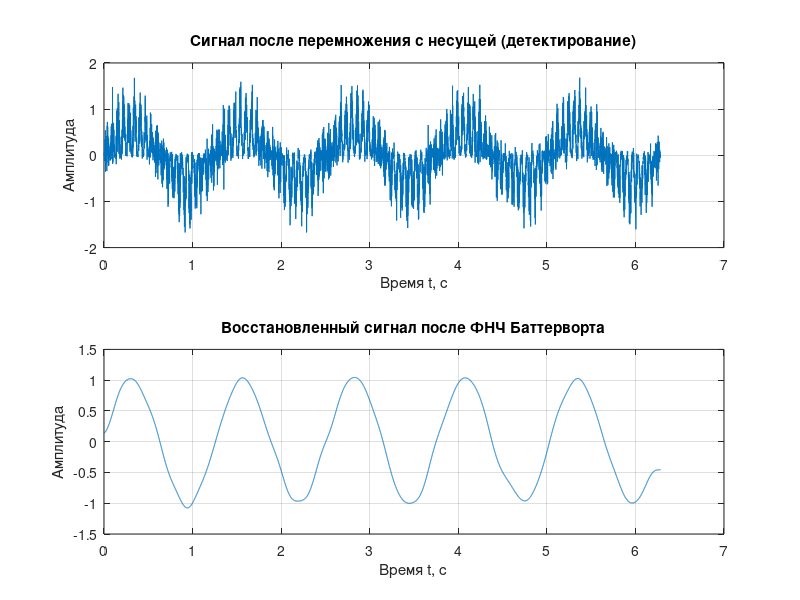
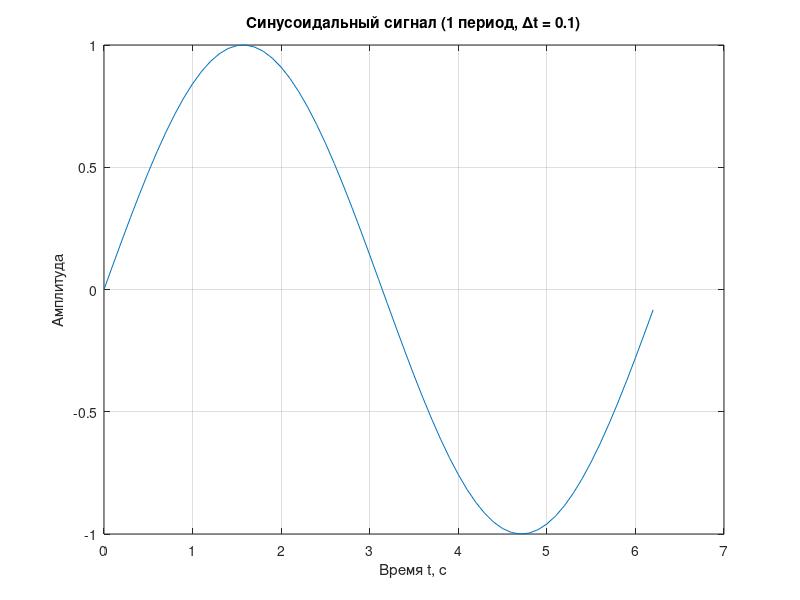
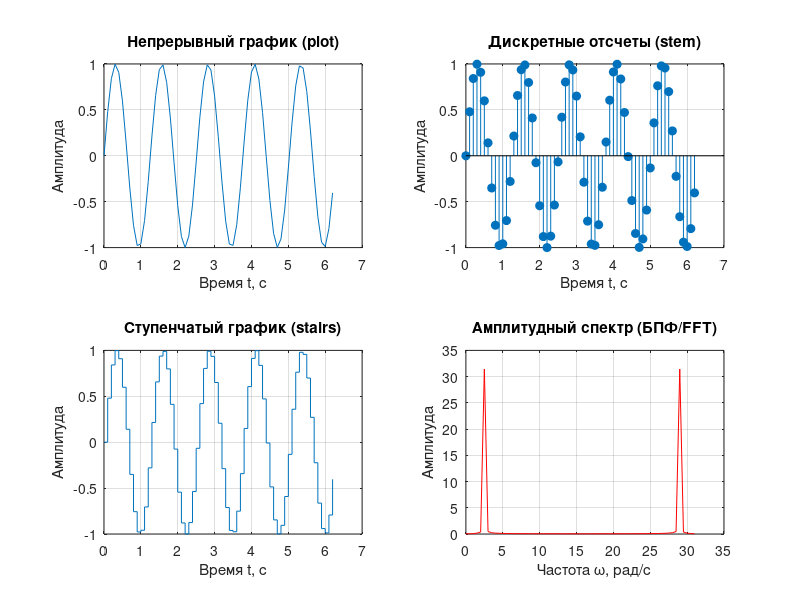
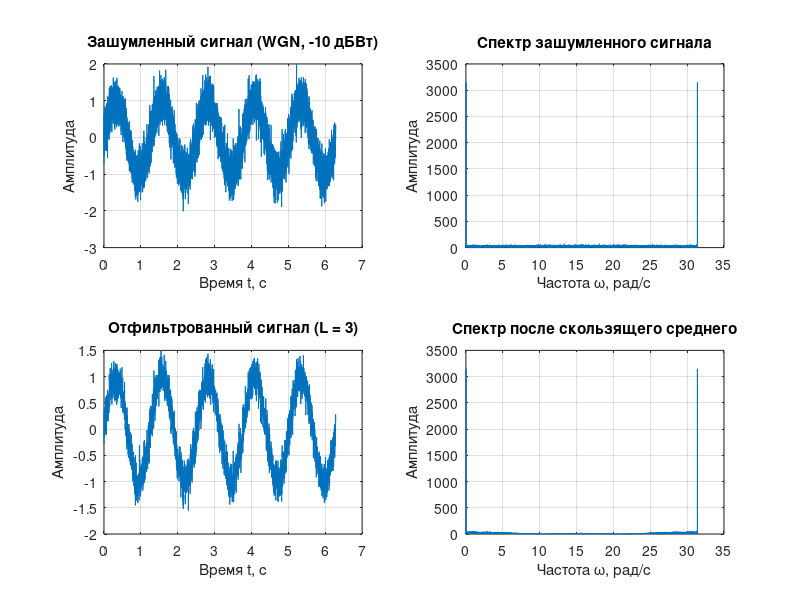

The MATLAB script that drew these images, in order:
%% Лабораторная работа 2: Представление сигналов в модели
% Тема: Моделирование фильтрации гармонического сигнала в условиях шума,
%       перенос сигнала на несущую частоту и демодуляция.
% Вариант параметров: частота f = 5, мощность шума N = -10 дБВт, окно усреднения Len = 3.

%% Часть 1. Гармонический сигнал (1 период)
clear all;
close all;
SS = 0.1;
samples = 0:SS:2*pi;
y = sin(samples);

figure('Name', 'Часть 1: Однопериодная синусоида');
plot(samples, y);
xlabel('Время t, с');
ylabel('Амплитуда');
title('Синусоидальный сигнал (1 период, \Deltat = 0.1)');
grid on;

%% Части 2-4. Сигнал с повышенной частотой f и его спектр
f = 5;
samples = 0:SS:2*pi;
y = sin(f * samples);

figure('Name', 'Части 2-4: Сигнал частоты f и формы отображения');
subplot(2, 2, 1);
plot(samples, y);
xlabel('Время t, с');
ylabel('Амплитуда');
title('Непрерывный график (plot)');
grid on;

subplot(2, 2, 2);
stem(samples, y, 'filled');
xlabel('Время t, с');
ylabel('Амплитуда');
title('Дискретные отсчеты (stem)');
grid on;

subplot(2, 2, 3);
stairs(samples, y);
xlabel('Время t, с');
ylabel('Амплитуда');
title('Ступенчатый график (stairs)');
grid on;

freqs = f * samples;
spectrum = abs(fft(y));
subplot(2, 2, 4);
plot(freqs, spectrum, 'r');
xlabel('Частота \omega, рад/с');
ylabel('Амплитуда');
title('Амплитудный спектр (БПФ/FFT)');
grid on;

%% Части 5-8. Зашумленный сигнал и фильтр скользящего среднего
samples = 0:0.001:2*pi;
freqs = f * samples;
y = sin(f * samples);
noise = wgn(1, length(samples), -10);
signal = y + noise;

figure('Name', 'Части 5-8: Шум и фильтрация скользящим средним');
subplot(2, 2, 1);
plot(samples, signal);
xlabel('Время t, с');
ylabel('Амплитуда');
title('Зашумленный сигнал (WGN, -10 дБВт)');
grid on;

spectrum2 = abs(fft(signal));
subplot(2, 2, 2);
plot(freqs, spectrum2);
xlabel('Частота \omega, рад/с');
ylabel('Амплитуда');
title('Спектр зашумленного сигнала');
grid on;

Len = 3;
a = 1;
b = (1 / Len) * ones(1, Len);
filtered = filter(b, a, signal);

subplot(2, 2, 3);
plot(samples, filtered);
xlabel('Время t, с');
ylabel('Амплитуда');
title(sprintf('Отфильтрованный сигнал (L = %d)', Len));
grid on;

spectrum3 = abs(fft(filtered));
subplot(2, 2, 4);
plot(freqs, spectrum3);
xlabel('Частота \omega, рад/с');
ylabel('Амплитуда');
title('Спектр после скользящего среднего');
grid on;

%% Часть 9. Перенос сигнала на несущую частоту (модуляция)
carry = sin(10 * f * samples);
carried = y .* carry;

figure('Name', 'Часть 9: Модуляция на несущую частоту');
plot(samples, carried, 'Color', [0.2 0.4 0.8]);
hold on;
plot(samples, y, 'r');
xlabel('Время t, с');
ylabel('Амплитуда');
title('Перенос сигнала на несущую (10f = 50)');
legend('Модулированный сигнал', 'Исходный информационный сигнал');
grid on;

%% Части 10-11. Канал связи с шумом для модулированного сигнала
noised_carried = carried + noise;

figure('Name', 'Части 10-11: Модулированный сигнал в канале с шумом');
subplot(2, 1, 1);
plot(samples, noised_carried);
xlabel('Время t, с');
ylabel('Амплитуда');
title('Модулированный сигнал с аддитивным шумом');
grid on;

spectrum4 = abs(fft(noised_carried));
subplot(2, 1, 2);
plot(freqs, spectrum4);
xlabel('Частота \omega, рад/с');
ylabel('Амплитуда');
title('Спектр модулированного сигнала с шумом');
grid on;

%% Части 12-13. Демодуляция и фильтрация Баттерворта
NoCarry = noised_carried .* carry;

figure('Name', 'Части 12-13: Демодуляция и фильтрация Баттерворта');
subplot(2, 1, 1);
plot(samples, NoCarry);
xlabel('Время t, с');
ylabel('Амплитуда');
title('Сигнал после перемножения с несущей (детектирование)');
grid on;

[b_butter, a_butter] = butter(4, 0.008, 'low');
FillNoCar = 2 * filtfilt(b_butter, a_butter, NoCarry);

subplot(2, 1, 2);
plot(samples, FillNoCar);
xlabel('Время t, с');
ylabel('Амплитуда');
title('Восстановленный сигнал после ФНЧ Баттерворта');
grid on;

exportgraphics(gcf, 'graphic_lab2.jpg');
